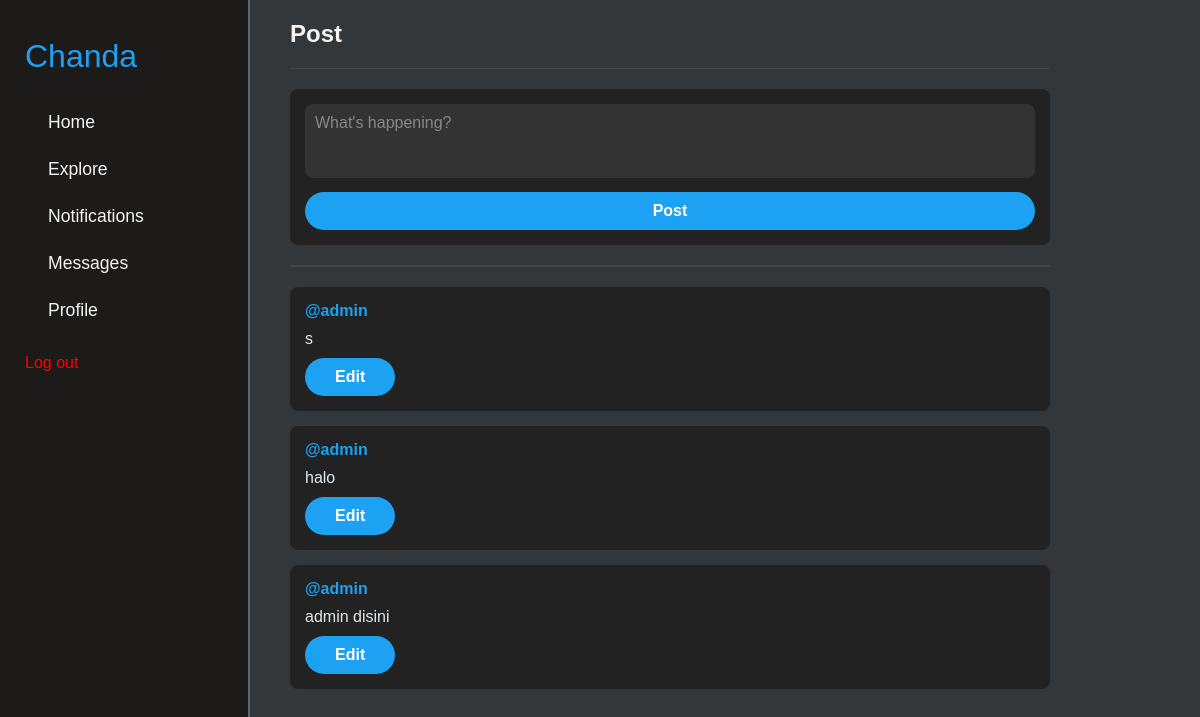
Page /home (signed in) on the committed database.
### twtcloneapp/models.py (models this page shows)
class Data(models.Model) :
    username = models.CharField(max_length=150, default="")
    content = models.TextField(default="")
    user = models.ForeignKey(User, on_delete=models.CASCADE, related_name="posts", null=True, blank=True) # buat hapus post kalau akun user dihapus

### twtcloneapp/views.py (the view)
# urls.py: path('home', Homepage.as_view(), name='homepage'),
@method_decorator(login_required(login_url='login'), name='dispatch')
class Homepage(APIView) :
    def get(self, request) :
        items = Data.objects.all()
        items = list(items)
        items.reverse()
        serializer = Data_Serializer(items, many=True)
        return render(request, 'twtcloneapp/index.html', {'items' : serializer.data})

### twtcloneapp/templates/twtcloneapp/index.html (shortened to what this page needs)
<!DOCTYPE html>
<html lang="en">
<head>
    <link rel='stylesheet'
        href='https://cdn-uicons.flaticon.com/2.6.0/uicons-regular-straight/css/uicons-regular-straight.css'>
    <link href="https://cdnjs.cloudflare.com/ajax/libs/font-awesome/5.15.3/css/all.min.css" rel="stylesheet">
</head>
<body>
    <div class="navbar">
        <div class="logo"><span class="logo-icon"><i class="fi fi-rs-teddy-bear"></span></i> Chanda</div>
        <a href="#home"><span class="icon"></span>Home</a>
        <a href="#explore"><span class="icon"></span>Explore</a>
        <a href="#notifications"><span class="icon"></span>Notifications</a>
        <a href="#messages"><span class="icon"></span>Messages</a>
        <a href="#profile"><span class="icon"></span>Profile</a>
        <form action="{% url 'logout' %}" method="post">
            <button type="submit" class="logout-btn">Log out</button>
        </form>
    </div>
    <div class="main-content">
        <header>Post</header>
        <div class="post-form">
            <form action="{% url 'crud' %}" method="post">
                <textarea name="content" placeholder="What's happening?" rows="3" required maxlength="280"></textarea>
                <button type="submit" class="tweet-btn">Post</button>
            </form>
        </div>
        <hr style="border: 1px solid #444; margin: 20px 0;">
        {% for item in items %}
        <div class="tweet">
            <div class="username">@{{ item.username }}</div>
            <div class="content">{{ item.content }}</div>
            {% if item.username == request.user.username %}
            <div class="tweet-edit-btn">
                <form action="{% url 'crud2' item.id %}" method="get" style="display: inline;">
                    <button type="submit" class="tweet-btn">Edit</button>
                </form>
            </div>
            {% endif %}
        </div>
        {% endfor %}
</body>
</html>

### twtcloneapp/templates/twtcloneapp/index.html (style rules this page uses)
* { margin: 0; padding: 0; box-sizing: border-box; font-family: 'Trebuchet MS', 'Lucida Sans Unicode', 'Lucida Grande', 'Lucida Sans', Arial, sans-serif; }
body { display: flex; background-color: #34373a; color: #ffffff; }
.navbar { background-color: #1d1a1a; width: 250px; padding: 20px; display: flex; flex-direction: column; align-items: start; border-right: 2px solid #5e686e; height: 100vh; position: fixed; }
.navbar .logo { font-size: 2em; color: #1DA1F2; margin-bottom: 20px; }
.navbar a { text-decoration: none; color: #f8f3f3; font-size: 1.1em; margin: 3px; display: flex; align-items: center; padding: 10px; border-radius: 24px; transition: background-color 0.2s; width: 100%; }
.tweet-btn { background-color: #1DA1F2; color: #fff; border: none; padding: 10px 30px; font-size: 1em; font-weight: bold; border-radius: 25px; margin-top: 10px; cursor: pointer; transition: background-color 0.2s; }
.logout-btn { background-color: #1d1a1a; color: red; border: none; font-size: 1em; border-radius: 10px; margin-top: 20px; cursor: pointer; margin-left: 5px; }
.main-content { margin-left: 270px; padding: 20px; width: 100%; max-width: 800px; }
.main-content header { font-size: 1.5em; font-weight: bold; color: #f8f3f3; padding-bottom: 20px; border-bottom: 1px solid #444; margin-bottom: 20px; }
.tweet { background-color: #222; padding: 15px; border-radius: 8px; margin-bottom: 15px; }
.tweet .username { color: #1DA1F2; font-weight: bold; cursor: pointer }
.tweet .content { margin-top: 10px; color: #e1e8ed; }
.post-form { background-color: #222; padding: 15px; border-radius: 8px; margin-bottom: 20px; }
.post-form textarea { width: 100%; background-color: #333; border: none; border-radius: 8px; padding: 10px; color: #fff; font-size: 1em; resize: none; }
.post-form textarea::placeholder { color: #888; }
.post-form button { display: block; margin-top: 10px; width: 100%; }

### rows in the picture
Data: username "admin"
Data: username "admin", content "halo"
Data: username "admin", content "admin disini"

### other values in the picture
{{ item.content }} "s"
